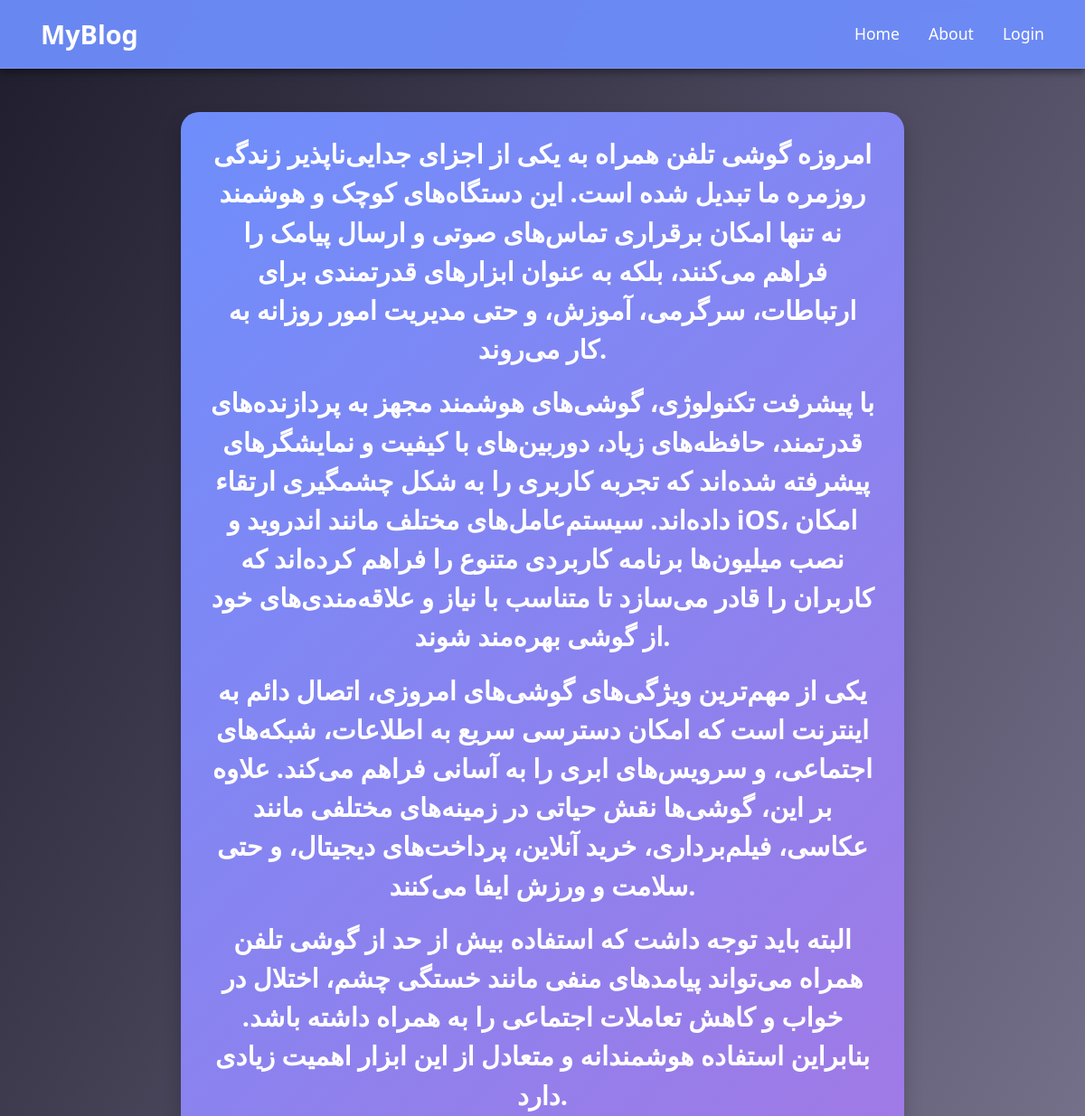
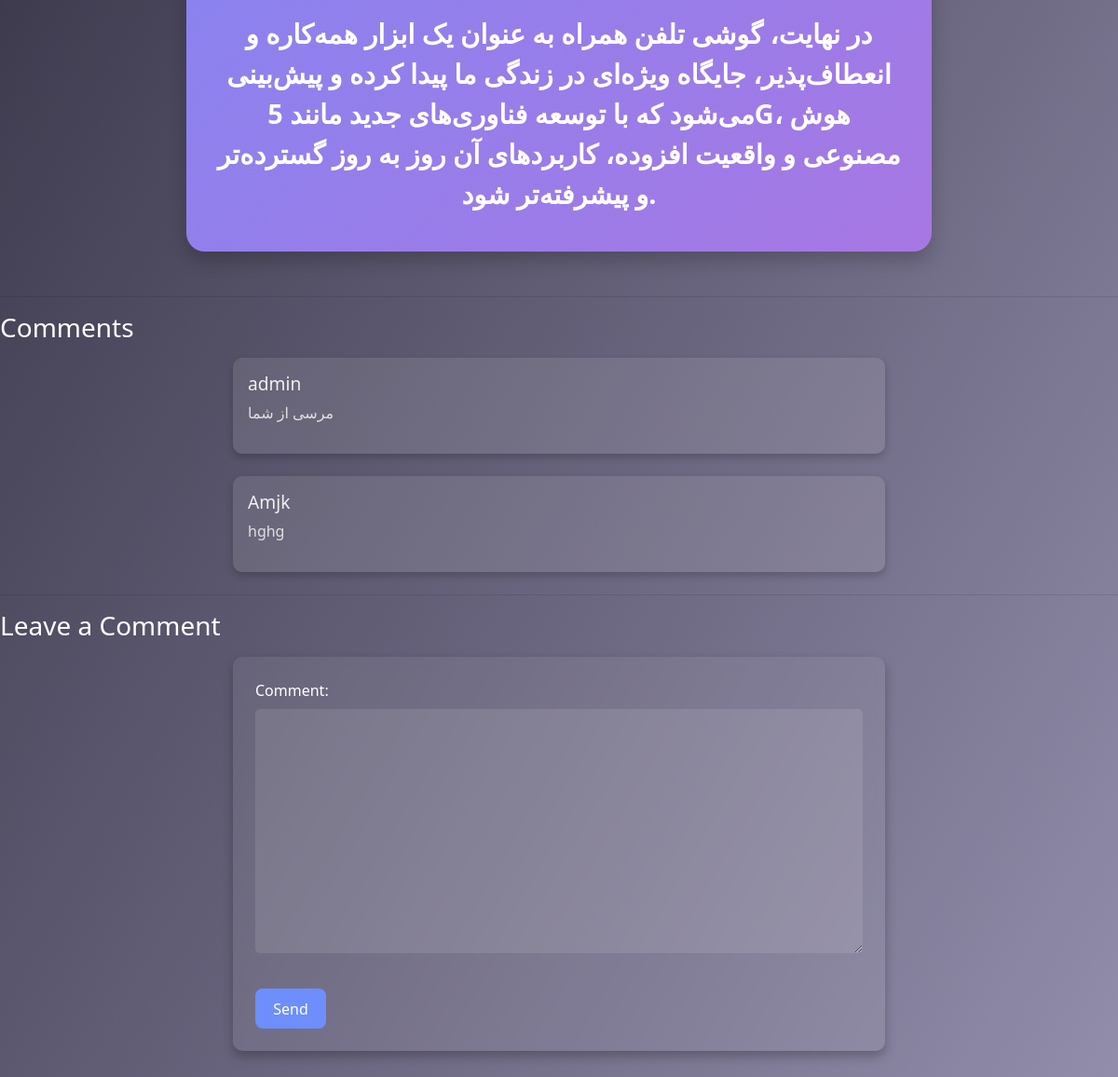
Page /2025/6/4/phone on the committed database (2 pictures, top to bottom).
### note/models.py (models this page shows, shortened)
class Note(models.Model):
    STATUS = (
        ("draft",'Draft'),
        ("published",'Published')
    )
    author = models.ForeignKey(User,on_delete=models.CASCADE ,related_name="blog_posts")
    slug = models.SlugField(max_length=250,unique_for_date="publish")
    title = models.CharField(max_length=250)
    body = models.TextField()
    publish = models.DateTimeField(default=timezone.now)
    created = models.DateTimeField(auto_now_add=True)
    updated = models.DateTimeField(auto_now=True)
    status = models.CharField(max_length=10,choices=STATUS,default="draft")
    published = PublishManager()
    objects = models.Manager()
    class Meta:
        ordering = ("publish",)

class Comment(models.Model):
    user = models.ForeignKey(User,on_delete=models.CASCADE)
    post = models.ForeignKey(Note,on_delete=models.CASCADE,related_name="comments")
    comment = models.TextField()

### note/views.py (the view)
# urls.py: path("<int:year>/<int:month>/<int:day>/<slug:slug>",views.post_detail,name="post_detail"),
def post_detail(request,slug,day,year,month):
    post = get_object_or_404(Note,publish__year=year,publish__month=month,publish__day=day,slug=slug)
    if request.method == "POST":
        form = CommentForm(request.POST)
        if form.is_valid():
            instance = form.save(commit=False)
            instance.user = request.user
            instance.post = post
            instance.save()
            return redirect("blog:post_detail",slug=post.slug,year=post.publish.year,month=post.publish.month,day=post.publish.day)
        else:
            print("form is not valid")
    else:
        form = CommentForm()
    comment = post.comments.all()
    return render(request,"blog/post/detail.html",{"post":post,"form":form,"comment":comment})

### note/forms.py
class CommentForm(forms.ModelForm):
    class Meta:
        model = Comment
        fields = ["comment"]

### note/models.py (called while the page is built)
    def get_queryset(self):
        return super(PublishManager,self).get_queryset().filter(status="published")

### template/blog/post/detail.html (shortened to what this page needs)
{% extends "base.html" %}
{% load static %}
{% block content %}
<link rel="stylesheet" href="{% static 'css/detail.css' %}">
<div class="background-container">
  <div class="post-body">
    {{ post.body|linebreaks }}
  </div>
</div>
<hr>
<h3>Comments</h3>
{% if comment %}
  {% for comments in comment %}
    <div class="media-body" style="margin-bottom: 1.5rem;">
      <h5 class="mt-0">{{ comments.user }}</h5>
      <p>{{ comments.comment }}</p>
    </div>
  {% endfor %}
{% else %}
  <p>No comments yet.</p>
{% endif %}
<hr>
<h3>Leave a Comment</h3>
<form method="POST" style="margin-top: 1rem;">
  {{ form.as_p }}
  <button type="submit">Send</button>
</form>
{% endblock content %}

### static/css/static.css (style rules this page uses)
.post-body { font-size: 2.5rem; font-weight: bold; font-family: "Segoe UI", Tahoma, Geneva, Verdana, sans-serif; color: #ffffff; background: linear-gradient(135deg, #6e8efb, #a777e3); padding: 1.5rem 2rem; border-radius: 20px; box-shadow: 0 10px 20px rgba(0, 0, 0, 0.2); text-align: center; margin: 3rem auto; max-width: 800px; transition: transform 0.3s ease, box-shadow 0.3s ease; animation: fadeInUp 0.8s ease-out; }
body { background: linear-gradient(120deg, #1f1c2c, #928dab); background-attachment: fixed; min-height: 100vh; margin: 0; padding: 0; font-family: "Segoe UI", Tahoma, Geneva, Verdana, sans-serif; color: #ffffff; }
.media-body { color: #fff; }
form { max-width: 600px; margin: 2rem auto; padding: 1rem; border-radius: 15px; background: rgba(255, 255, 255, 0.05); backdrop-filter: blur(5px); color: #fff; }
form input[type="text"], form textarea { width: 100%; padding: 0.75rem; margin-bottom: 1rem; border: none; border-radius: 10px; background: rgba(255, 255, 255, 0.1); color: #fff; }
form button, form input[type="submit"] { padding: 0.75rem 1.5rem; background-color: #6e8efb; color: #fff; border: none; border-radius: 10px; cursor: pointer; transition: background 0.3s ease; }

### static/css/detail.css (style rules this page uses)
body { background: linear-gradient(120deg, #1f1c2c, #928dab); background-attachment: fixed; min-height: 100vh; margin: 0; padding: 0; font-family: "Segoe UI", Tahoma, Geneva, Verdana, sans-serif; color: white; }
.post-body { font-size: 1.8rem; font-weight: bold; color: #ffffff; background: linear-gradient(135deg, #6e8efb, #a777e3); padding: 1.5rem 2rem; border-radius: 20px; box-shadow: 0 10px 20px rgba(0, 0, 0, 0.2); text-align: center; margin: 3rem auto; max-width: 800px; transition: transform 0.3s ease, box-shadow 0.3s ease; animation: fadeInUp 0.8s ease-out; }
.media-body { background-color: rgba(255, 255, 255, 0.1); padding: 1rem; border-radius: 10px; margin: 1rem auto; max-width: 700px; box-shadow: 0 4px 8px rgba(0,0,0,0.2); }
.media-body h5 { font-size: 1.2rem; margin-bottom: 0.5rem; color: #f0f0f0; }
.media-body p { font-size: 1rem; line-height: 1.5; color: #e0e0e0; }
form { max-width: 700px; margin: 2rem auto; padding: 1.5rem; background-color: rgba(255, 255, 255, 0.07); border-radius: 10px; box-shadow: 0 6px 12px rgba(0,0,0,0.25); }
form input[type="text"], form textarea { width: 100%; padding: 0.7rem; margin-bottom: 1rem; border-radius: 5px; border: none; font-size: 1rem; }
form button { background-color: #6e8efb; color: white; border: none; padding: 0.6rem 1.2rem; border-radius: 8px; cursor: pointer; transition: background-color 0.3s ease; }

### rows in the picture
Note: body "امروزه گوشی تلفن همراه به یکی از اجزای جدایی‌ناپذیر زندگی روزمره ما تبدیل شده است. این دستگاه‌های کوچک و هوشمند نه تنها امکان برقراری تماس‌های صوتی و ارسال پیامک را فراهم می‌کنند، بلکه به عنوان ابزارهای قدرتمندی برای ارتباطات، سرگرمی، آموزش، و حتی مدیریت امور روزانه به کار می‌روند. با پیشرفت تکنولوژی، گوشی‌های هوشمند مجهز به پردازنده‌های قدرتمند، حافظه‌های زیاد، دوربین‌های با کیفیت و نمایشگرهای پیشرفته شده‌اند که تجربه کاربری را به شکل چشمگیری ارتقاء داده‌اند. سیستم‌عامل‌های مختلف مانند اندروید و iOS، امکان نصب میلیون‌ها برنامه کاربردی متنوع را فراهم کرده‌اند که کاربران را قادر می‌سازد تا متناسب با نیاز و علاقه‌مندی‌های خود از گوشی بهره‌مند شوند. یکی از مهم‌ترین ویژگی‌های گوشی‌های امروزی،…"
Comment: user "admin", comment "مرسی از شما"
Comment: user "Amjk", comment "hghg"
